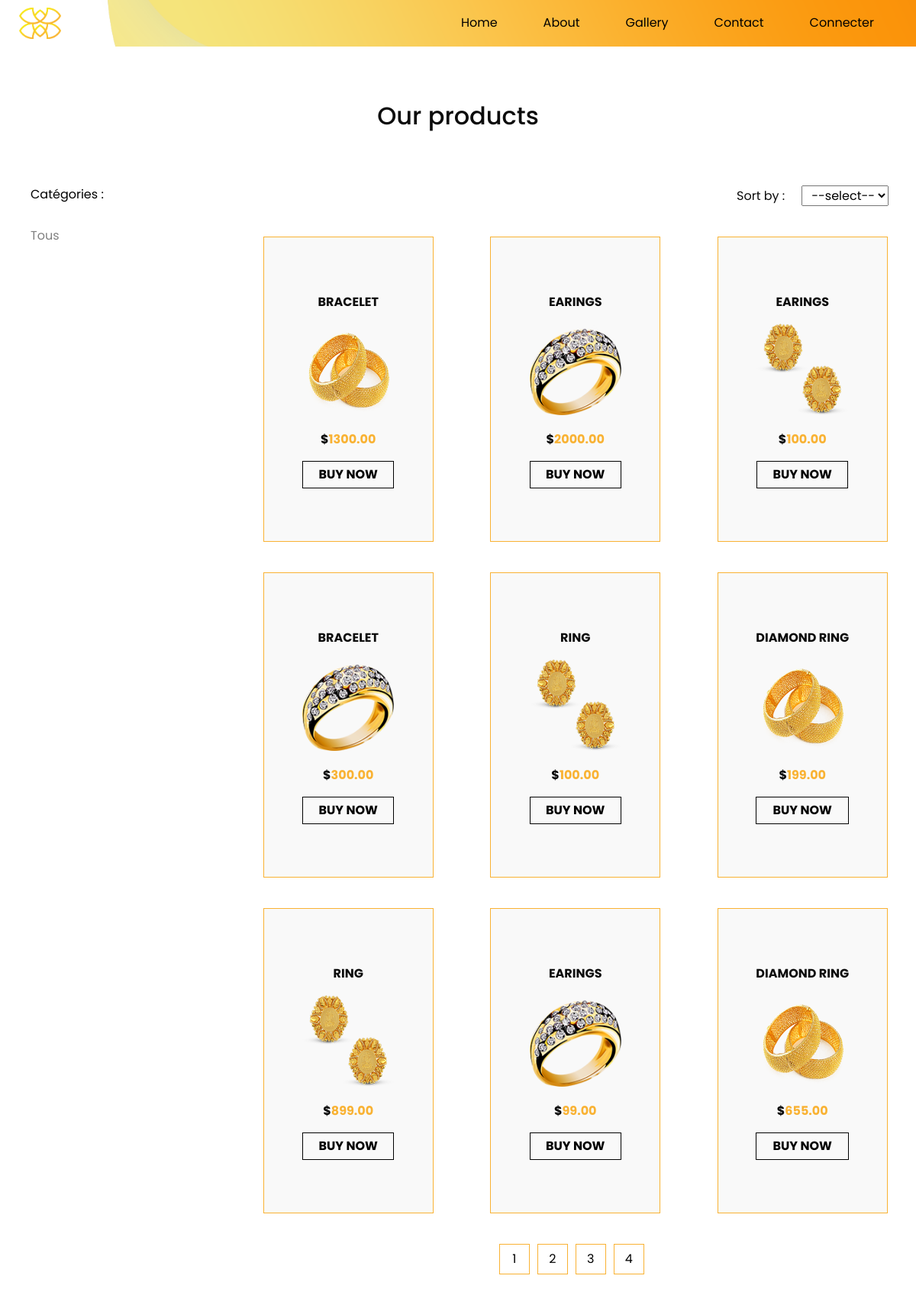
/gallery.php, run on an earlier commit of the app's database.
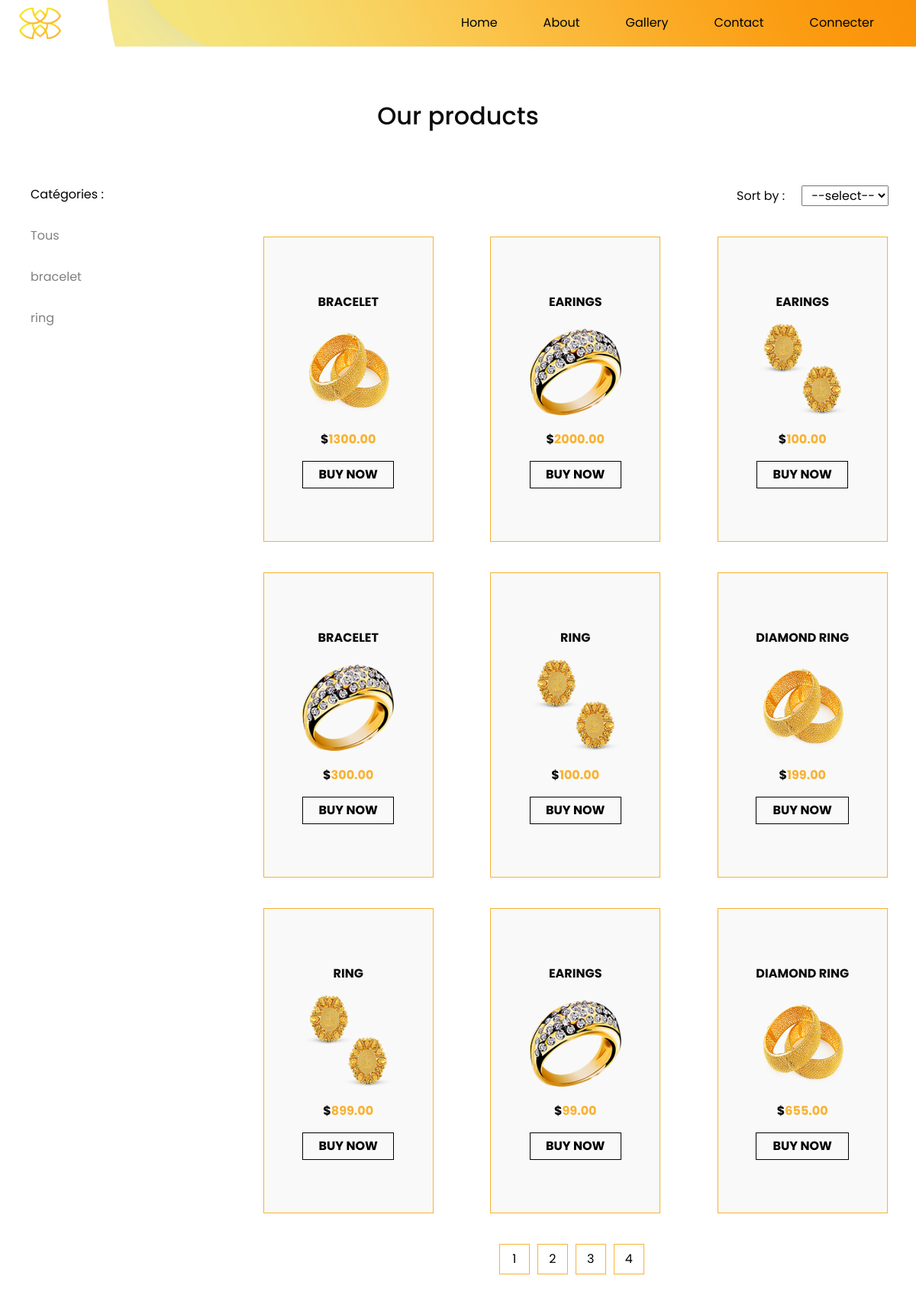
And on a later commit of the database.
### tables this page shows
CREATE TABLE `categorie` (
  `id_cat` int(11) NOT NULL,
  `nom_cat` varchar(25) NOT NULL
);

### includes/classes/database.php (called while the page is built)
<?php
class database{
    private $servername = "localhost";
    private $username = "root";
    private $password = "";
    private $dbname = "bijouterie";
    public function openConnection(){
        try {
            $conn = new PDO("mysql:host=$this->servername;dbname=$this->dbname", $this->username, $this->password);
            $conn->setAttribute(PDO::ATTR_ERRMODE, PDO::ERRMODE_EXCEPTION);
            return $conn;
        }catch(PDOException $e) {
            echo "Connection failed: " . $e->getMessage();
        }
    }
}
?>

### gallery.php (the view, shortened to what the changed rows need)
<!DOCTYPE html>
<html>
<head>
  <link rel="stylesheet" type="text/css" href="https://cdnjs.cloudflare.com/ajax/libs/OwlCarousel2/2.1.3/assets/owl.carousel.min.css" />
  <link rel="stylesheet" type="text/css" href="assets/css/bootstrap.css" />
  <link href="assets/css/style.css" rel="stylesheet"/>
  <link href="assets/css/MonStyle.css" rel="stylesheet"/>
  <link href="assets/css/responsive.css" rel="stylesheet"/>
</head>
<body class="sub_page">
  <h2 id="title">Our products</h2>
  <div id="container">
    <div class="row">
      <div class="col-md-3">
        <div class="categorie">
          <div class="nom_cat">
            <ul>
              <?php
                $db=new database();
                $stmt=$db->openConnection()->query("SELECT * from categorie");
                while ($row = $stmt->fetch()){
                  echo '<li><a href="#" >'.$row['nom_cat'].'</a></li>';
                }
              ?>
            </ul>
          </div>
        </div>
      </div>
    </div>
  </div>
</body>
</html>

What changed in the data, as far as the page shows it:
added categorie: nom_cat "bracelet"
added categorie: nom_cat "ring"
